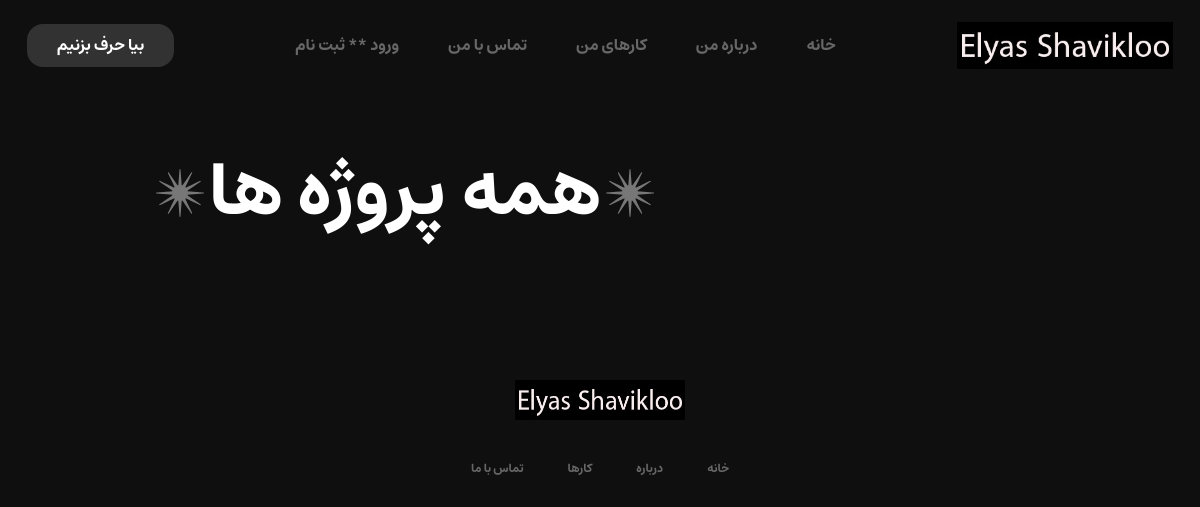
Page /projects_list on the earlier database version.
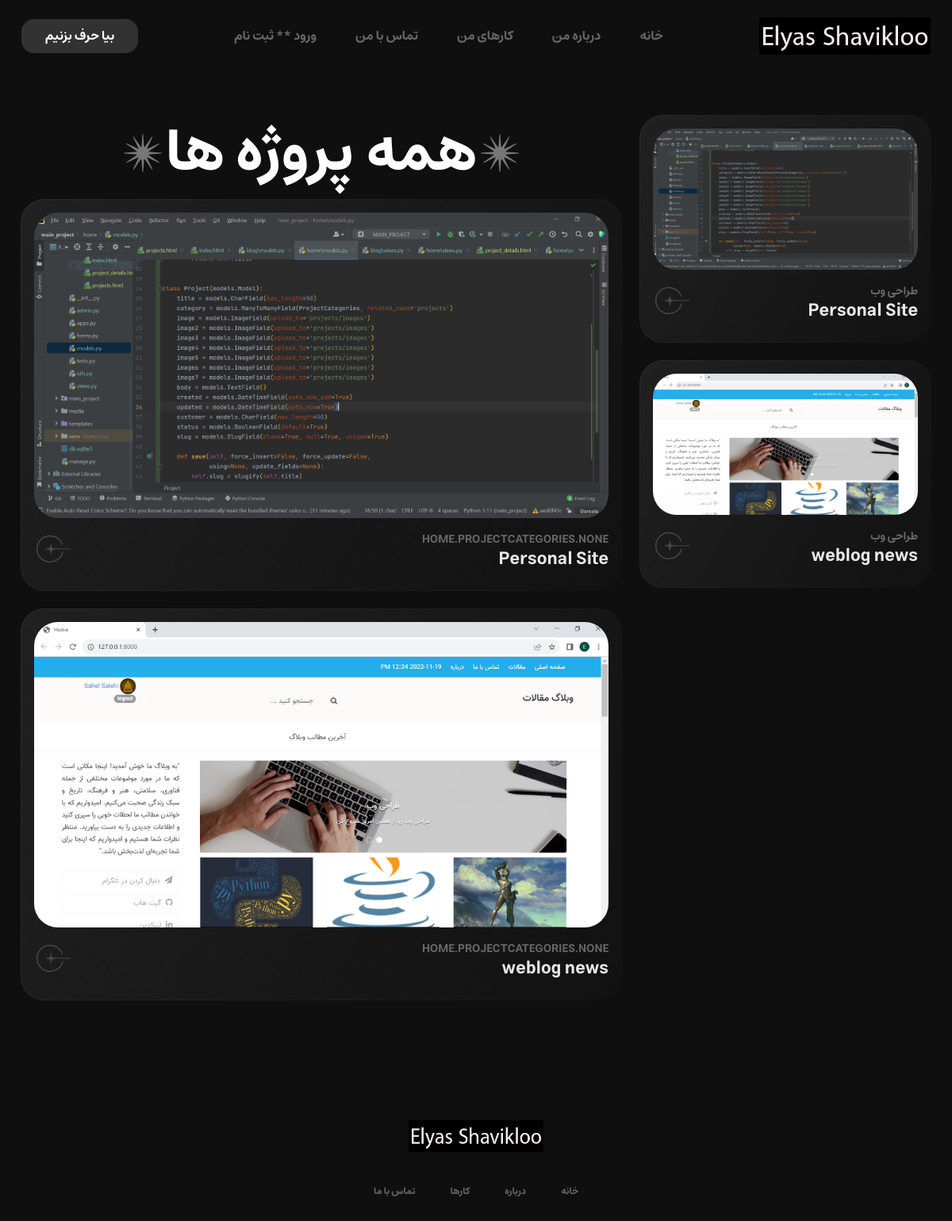
Same page on the later database version.
### home/models.py (models this page shows, shortened)
class Project(models.Model):
    title = models.CharField(max_length=50, verbose_name="عنوان")
    category = models.ManyToManyField(ProjectCategories, related_name='projects', verbose_name="دسته بندی")
    image = models.ImageField(upload_to='projects/images', verbose_name="عکس")
    image2 = models.ImageField(upload_to='projects/images', verbose_name="عکس 2")
    image3 = models.ImageField(upload_to='projects/images', verbose_name="عکس 3")
    image4 = models.ImageField(upload_to='projects/images', verbose_name="عکس 4")
    image5 = models.ImageField(upload_to='projects/images', verbose_name="عکس 5")
    image6 = models.ImageField(upload_to='projects/images', verbose_name="عکس 6")
    image7 = models.ImageField(upload_to='projects/images', verbose_name="عکس 7")
    body = models.TextField(verbose_name="بدنه")
    extra_details = models.TextField(verbose_name="جزئیات بیشتر")
    created = models.DateTimeField(auto_now_add=True, verbose_name="ایجاد شده")
    updated = models.DateTimeField(auto_now=True, verbose_name="به روز شده")
    customer = models.CharField(max_length=50, verbose_name="مشتری")
    about_customer = models.TextField(verbose_name="درباره مشتری")
    status = models.BooleanField(default=True, verbose_name="وضعیت")
    slug = models.SlugField(blank=True, null=True, unique=True, verbose_name="اسلاگ")
    class Meta:
        verbose_name = "پروژه"
        verbose_name_plural = "پروژه ها"
    def show_image(self):
        if self.image:
            return format_html(f'<img src="{self.image.url}" width="47px" height="37px">')
        else:
            return format_html('<h3 style="color: red">بدون تصویر</h3>')
    show_image.short_description = ' تصویر'

class ProjectCategories(models.Model):
    title = models.CharField(max_length=50, verbose_name="عنوان")
    created = models.DateTimeField(auto_now_add=True, verbose_name="ایجاد شده")
    class Meta:
        verbose_name = "دسته بندی پروژه"
        verbose_name_plural = "دسته بندی های پروژه"
    def __str__(self):
        return self.title

### home/views.py (the view)
# urls.py: path('projects_list', views.ProjectsListView.as_view(), name='projects_list'),
class ProjectsListView(ListView):
    model = Project
    template_name = 'home/projects.html'

### context_processors/context_processors.py (called while the page is built)
def recent_articles(request):
    recent_article = Article.objects.order_by('-created')[:3]
    return {'recent_article': recent_article}

def category(request):
    categories = Category.objects.all()
    return {'categories': categories}

### home/templates/home/projects.html (shortened to what this page needs)
{% extends 'base.html' %}
{% load static %}
{% block content %}
    <section class="projects-area">
        <div class="container">
            <div class="row">
                <div class="col-md-4">
                    <div data-aos="zoom-in">
                        {% for project in object_list %}
                            <div class="project-item shadow-box">
                                <div class="project-img">
                                    <img src="{{ project.image.url }}" alt="Project">
                                </div>
                                <div class="d-flex align-items-center justify-content-between">
                                    <div class="project-info">
                                        <p>{{ project.category.first }}</p>
                                        <h1>{{ project.title }}</h1>
                                    </div>
                                    <a href="{% url 'home:project_detail' project.slug %}" class="project-btn">
                                        <img id="rdt" src="{% static 'images/icon.svg' %}" alt="Button">
                                    </a>
                                </div>
                            </div>
                        {% endfor %}
                    </div>
                </div>
                <div class="col-md-8">
                    <h1 class="section-heading" data-aos="fade-up"><img src="{% static 'images/star-2.png' %}"
                                                                        alt="Star"> همه
                        پروژه ها <img src="{% static 'images/star-2.png' %}" alt="Star"></h1>
                    {% for project in object_list %}
                        <div class="d-flex align-items-start gap-24">
                            <div data-aos="zoom-in" class="flex-1">
                                <div class="project-item shadow-box">
                                    <div class="project-img">
                                        <img src="{{ project.image.url }}" alt="Project">
                                    </div>
                                    <div class="d-flex align-items-center justify-content-between">
                                        <div class="project-info">
                                            <p>{{ project.category }}</p>
                                            <h1>{{ project.title }}</h1>
                                        </div>
                                        <a href="{% url 'home:project_detail' project.slug %}" class="project-btn">
                                            <img id="rdt" src="{% static 'images/icon.svg' %}" alt="Button">
                                        </a>
                                    </div>
                                </div>
                            </div>
                        </div>
                    {% endfor %}
                </div>
            </div>
        </div>
    </section>
{% endblock %}

### templates/base.html (shortened to what this page needs)
{% load static %}
<!DOCTYPE html>
<html lang="fa_IR">
<head>
    {% include 'includes/head_references.html' %}
</head>
<body>
<main class="main-homepage">
    {% include 'includes/header.html' %}
    {% block content %}
    {% endblock %}
    {% include 'includes/footer.html' %}
</main>
</body>
</html>

### templates/includes/head_references.html (shortened to what this page needs)
{% load static %}
<link rel="stylesheet" href="https://cdn.jsdelivr.net/gh/iconoir-icons/iconoir@main/css/iconoir.css">
<link rel="stylesheet" href="https://cdnjs.cloudflare.com/ajax/libs/font-awesome/4.7.0/css/font-awesome.min.css">
<link rel="stylesheet" href="{% static 'css/bootstrap.min.css' %}">
<link rel="stylesheet" href="{% static 'css/aos.css' %}">
<link rel="stylesheet" href="{% static 'css/style.css' %}">

### templates/includes/header.html (shortened to what this page needs)
{% load static %}
<header class="header-area">
    <div class="container">
        <div class="gx-row d-flex align-items-center justify-content-between">
            <a href="{% url 'home:main' %}" class="logo">
                <img height="47px" src="{% static 'images/logo/logo-main.jpg' %}" alt="Logo">
            </a>
            <nav class="navbar">
                <ul class="menu">
                    <li class="{% if request.resolver_match.url_name == 'main' %} active {% endif %}"><a
                            href="{% url 'home:main' %}">خانه</a></li>
                    <li class="{% if request.resolver_match.url_name == 'about' %} active {% endif %}"><a
                            href="{% url 'home:about' %}">درباره من</a></li>
                    <li><a href="{% url 'home:projects_list' %}">کارهای من</a></li>
                    <li class="{% if request.resolver_match.url_name == 'contact' %} active {% endif %}"><a
                            href="{% url 'home:contact' %}">تماس با من</a></li>
                    <li>
                        {% if request.user.is_authenticated %}
                            <div class="d-flex">
                                {% if request.user.first_name %}
                                    <div class="profile_image">
                                        {% if user.profile.user_image %}
                                            <span class="profile_image"><img class="profile_image"
                                                                             src="{{ user.profile.user_image.url }}"
                                                                             alt="img"></span>
                                        {% else %}
                                            <span class="profile_image"><img class="profile_image"
                                                                             src="{% static 'images/icons/profile_user.png' %}"
                                                                             alt="img"></span>
                                        {% endif %}
                                    </div>
                                    <a class="nav-link"
                                       href="">{{ request.user.first_name }} {{ request.user.last_name }} </a>
                                {% else %}
                                    <a class="nav-link"
                                       href="">{{ request.user.username }} </a>
                                {% endif %}
                                <a href="{% url 'account:logout' %}"><span
                                        class="badge badge-danger mt-2">خروج از حساب</span></a>
                            </div>
                        {% else %}
                            <div class="d-flex">
                                <a class="nav-link" href="{% url 'account:login' %}">ورود *</a>
                                <a class="nav-link" href="{% url 'account:register' %}">* ثبت نام</a>
                            </div>
                        {% endif %}
                    </li>
                </ul>
            </nav>
            <a href="{% url 'home:contact' %}" class="theme-btn">بیا حرف بزنیم</a>
        </div>
    </div>
</header>

### templates/includes/footer.html
{% load static %}
<footer class="footer-area">
    <div class="container">
        <div class="footer-content text-center">
            <a href="/" class="logo">
                <img width="170px" height="40px" src="{% static 'images/logo/logo-main.jpg' %}" alt="لوگوی وب‌سایت من">
            </a>
            <ul class="footer-menu">
                <li{% if request.resolver_match.url_name == 'main' %} class="active"{% endif %}>
                    <a href="/">خانه</a>
                </li>
                <li{% if request.resolver_match.url_name == 'about' %} class="active"{% endif %}>
                    <a href="{% url 'home:about' %}">درباره</a>
                </li>
                <li{% if request.resolver_match.url_name == 'projects_list' %} class="active"{% endif %}>
                    <a href="{% url 'home:projects_list' %}">کارها</a>
                </li>
                <li{% if request.resolver_match.url_name == 'contact' %} class="active"{% endif %}>
                    <a href="{% url 'home:contact' %}">تماس با ما</a>
                </li>
            </ul>
        </div>
    </div>
</footer>

### templates/includes/footer_references.html (shortened to what this page needs)
{% load static %}

### assets/css/style.css (style rules this page uses)
:root { --primary_color: #5B78F6; --dark: #323232; }
*, *::before, *::after { margin: 0; padding: 0; box-sizing: border-box; }
body { font-family: 'estedad', sans-serif; direction: rtl; font-size: 14px; scroll-behavior: smooth; color: #9f9f9f; background: #0F0F0F; line-height: 19.2px; }
img { max-width: 100%; }
a { text-decoration: none; }
.container { max-width: 1170px; }
.gap-24 { gap: 24px; }
ul, ol { list-style: none; margin: 0; padding: 0; }
.flex-1 { flex: 1; }
.theme-btn { background: var(--dark); color: #fff; display: inline-block; transition: .3s; border-radius: 16px; font-size: 16px; font-weight: 500; padding: 12px 30px; }
.shadow-box { position: relative; border-radius: 30px; background: #0F0F0F; }
.shadow-box::after { content: ''; position: absolute; left: 0; top: 0; top: 0; right: 0; bottom: 0; left: 0; background: linear-gradient(120deg, rgb(255 255 255 / 12%), rgb(255 255 255 / 1%)); content: ''; z-index: -1; border-radius: 30px; margin: -1px; }
.service-area .service-content-wrap .service-content-inner .service-item::before, .shadow-box::before { content: ''; position: absolute; left: 0; top: 0; width: 100%; height: 100%; z-index: 1; background: linear-gradient(120deg, rgba(255, 255, 255, 0.3), rgba(255, 255, 255, 0.05)); border-radius: 30px; opacity: 0.25; }
.shadow-box * { z-index: 2; position: relative; }
.section-heading { color: #ffffff; font-size: 74px; font-weight: 600; text-transform: uppercase; display: flex; align-items: center; gap: 5px; margin-top: 2px; justify-content: center; }
.section-heading img { display: block; }
.header-area { margin-top: 10px; }
.header-area .logo { display: inline-block; z-index: 16; }
.header-area .logo img { display: block; }
.header-area .navbar { margin: 0; padding: 0; }
.header-area .navbar .menu { display: flex; align-items: center; gap: 49px; margin: 0; padding: 0; }
.header-area .navbar .menu li a { font-size: 16px; color: #676767; transition: .3s; display: block; padding: 26px 0px; }
#rdt { transform: rotate(180deg); }
.projects-area { padding-top: 65px; }
.projects-area .section-heading { justify-content: center; margin-bottom: 15px; }
.projects-area .project-item { margin-bottom: 24px; padding: 16px 16px 26px 16px; }
.projects-area .project-item .project-img { border-radius: 30px; margin-bottom: 13px; }
.projects-area .project-item .project-img img { display: block; border-radius: 30px; }
.projects-area .project-item .project-info p { color: #BCBCBC; opacity: 0.5; font-size: 14px; text-transform: uppercase; margin-bottom: 2px; margin-top: 5px; }
.projects-area .project-item .project-info h1 { font-size: 22px; color: #ffffff; opacity: 0.9; font-weight: 500; margin: 0; }
.projects-area .project-item .project-btn { opacity: 0.2; transition: .3s; display: inline-block; }
.footer-area { padding-top: 128px; padding-bottom: 78px; }
.footer-area .footer-content .logo { display: inline-block; }
.footer-area .footer-content .logo img { display: block; }
.footer-area .footer-content .footer-menu { margin: 33px 0 37px 0; padding: 0; display: flex; align-items: center; justify-content: center; gap: 44px; flex-wrap: wrap; }
.footer-area .footer-content .footer-menu li a { color: #676767; font-size: 12px; text-transform: uppercase; font-weight: 600; transition: .3s; }

Differences in the rows shown:
added Project: image (picture), category.first "طراحی وب", title "Personal Site", category "HOME.PROJECTCATEGORIES.NONE"
added Project: image (picture), category.first "طراحی وب", title "weblog news", category "HOME.PROJECTCATEGORIES.NONE"
